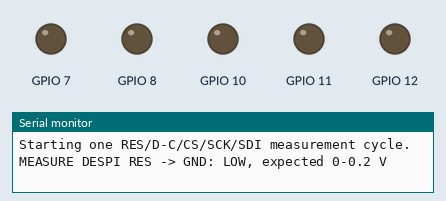
Simulated run of this sketch. Board: ESP32. Shown: output pins drawn as LEDs (lit = HIGH), the last lines printed to the serial monitor.

Above: at 4.0 s.
At 16.0 s:
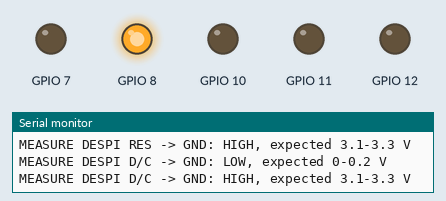
At 24.0 s:
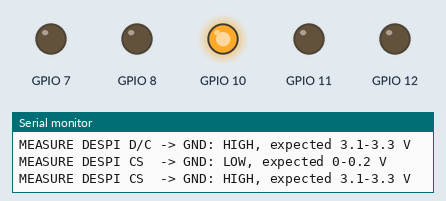
At 32.0 s:
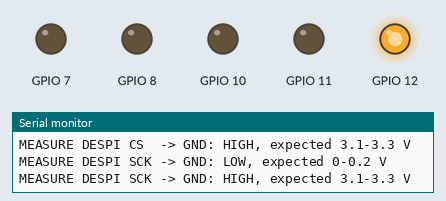
At 40.0 s:
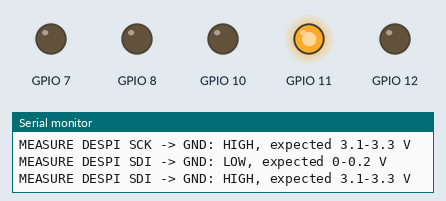
At 53.0 s:
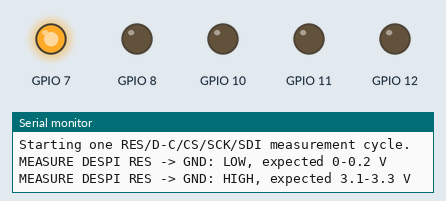
Timing chart, 0 to 60.5 s (numbered marks = the images above):
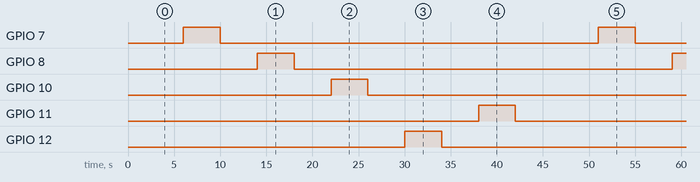

The sketch:

display_signal_check.ino
```cpp
#include <Arduino.h>

// FridgeEInkDisplay DESPI-C02 signal-line diagnostic.
// Disconnect the e-paper FPC before running this sketch. The sketch drives
// each ESP32-to-DESPI control/data line LOW and HIGH slowly so that the voltage
// can be checked directly at the matching DESPI-C02 header pin.

namespace {

struct SignalLine {
  const char* name;
  int gpio;
};

constexpr SignalLine kSignalLines[] = {
    {"RES", 7},
    {"D/C", 8},
    {"CS", 10},
    {"SCK", 12},
    {"SDI", 11},
};

constexpr uint32_t kStateDurationMs = 4000;

void setAllLow() {
  for (const SignalLine& line : kSignalLines) {
    digitalWrite(line.gpio, LOW);
  }
}

void testLine(const SignalLine& line) {
  setAllLow();
  Serial.printf("MEASURE DESPI %-3s -> GND: LOW, expected 0-0.2 V\n",
                line.name);
  delay(kStateDurationMs);

  digitalWrite(line.gpio, HIGH);
  Serial.printf("MEASURE DESPI %-3s -> GND: HIGH, expected 3.1-3.3 V\n",
                line.name);
  delay(kStateDurationMs);

  digitalWrite(line.gpio, LOW);
}

}  // namespace

void setup() {
  Serial.begin(115200);
  delay(2000);

  Serial.println();
  Serial.println("=== DESPI-C02 signal-line check ===");
  Serial.println("The e-paper FPC must be disconnected for this test.");
  Serial.println("Keep the DESPI-C02 jumper wires and 3.3 V power connected.");

  for (const SignalLine& line : kSignalLines) {
    pinMode(line.gpio, OUTPUT);
  }
  setAllLow();
}

void loop() {
  Serial.println();
  Serial.println("Starting one RES/D-C/CS/SCK/SDI measurement cycle.");
  for (const SignalLine& line : kSignalLines) {
    testLine(line);
  }
  Serial.println("Cycle complete; repeating in 5 seconds.");
  setAllLow();
  delay(5000);
}
```

Measured:
- by itself, GPIO 7, GPIO 8, GPIO 10–12: alternates HIGH for 4.0 s and LOW for 41.0 s
- by itself, everything shown: repeats every 45.0 s, in 10 steps
